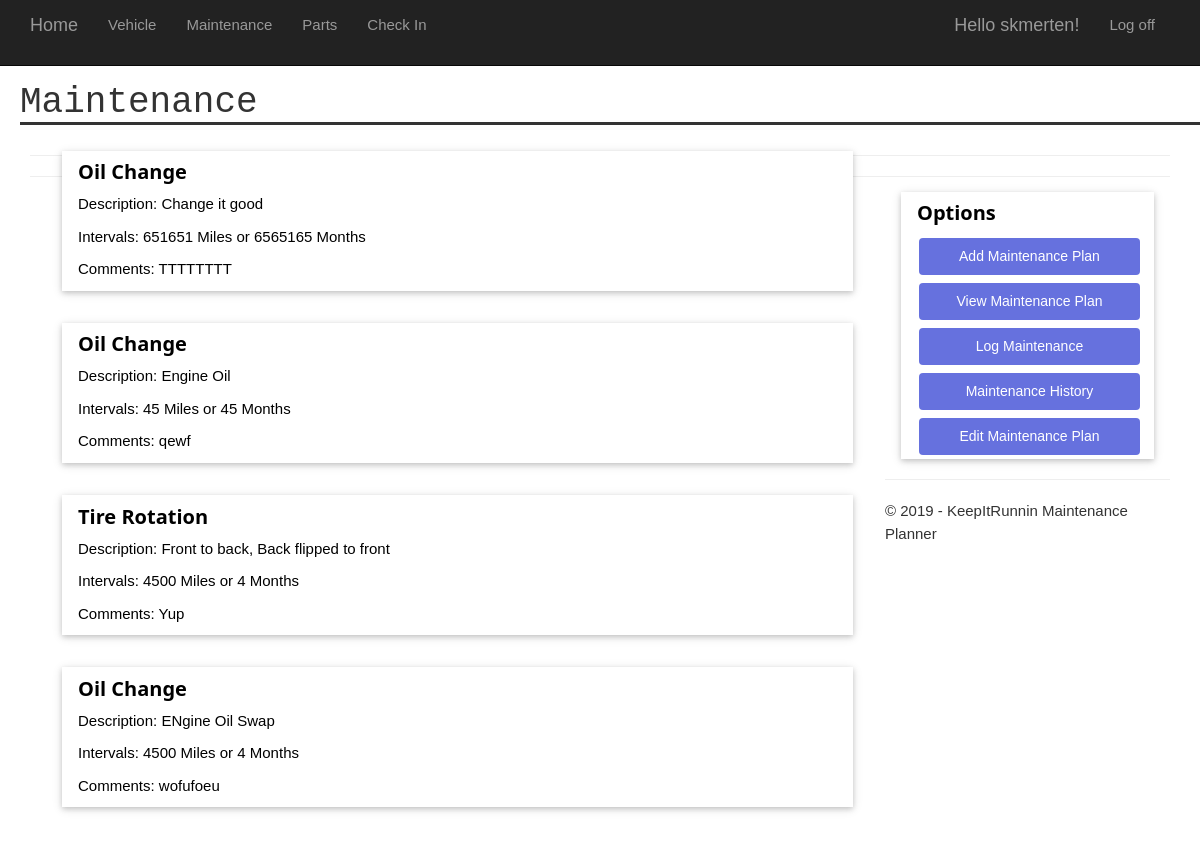
Before: /maintenance/ (signed in) with the older database file.
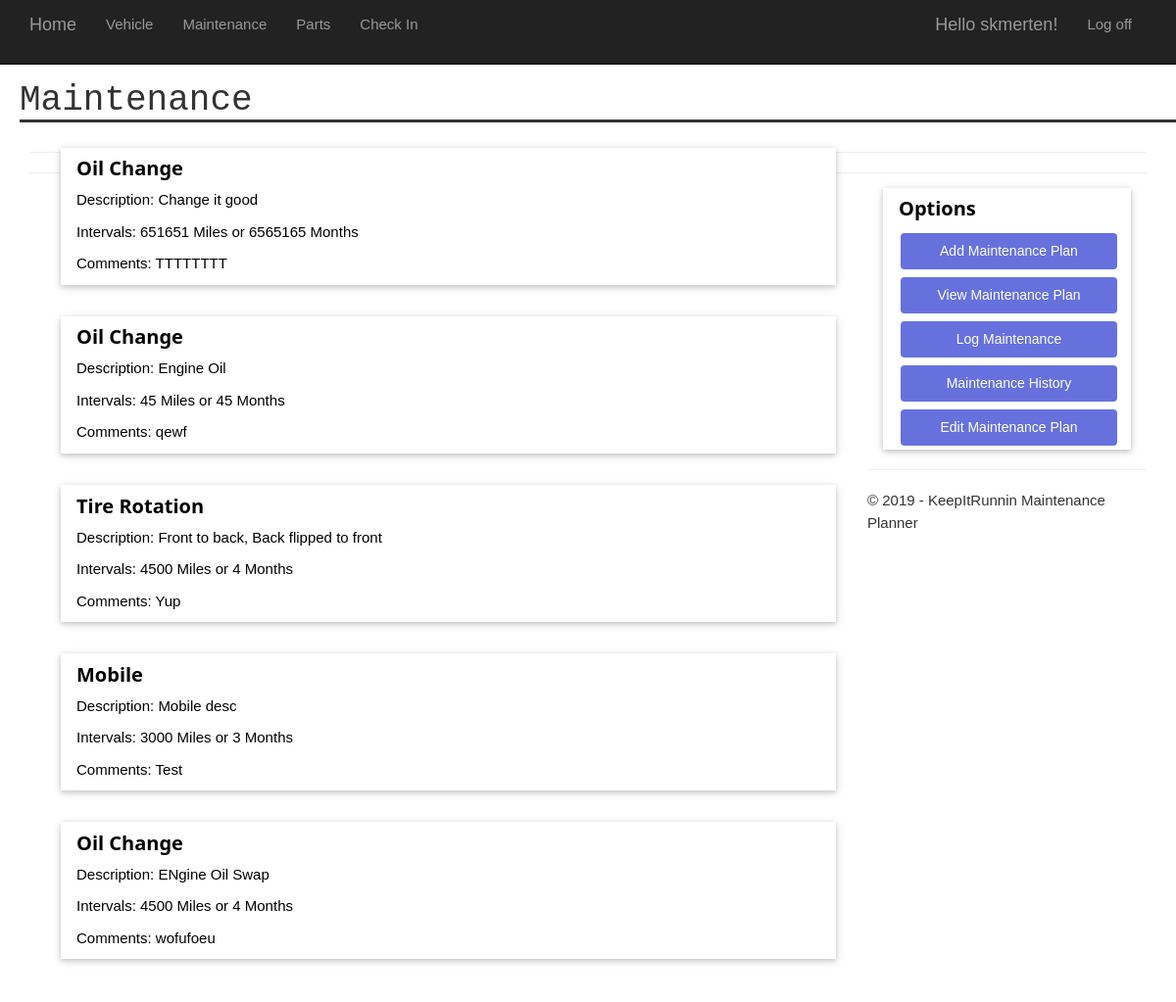
After: the same page with the newer database file.
### app/models.py (models this page shows, shortened)
class Maintenance(models.Model):
    vehicle = models.ForeignKey(Vehicle, on_delete=models.CASCADE)
    name = models.CharField(max_length=100)
    description = models.CharField(max_length=100,null=True)
    months = models.IntegerField(max_length=None)
    miles = models.IntegerField(max_length=None)
    materials = models.CharField(max_length=250,null=True)
    comments = models.CharField(max_length=250,null=True)

### app/views.py (the view)
# urls.py: path('maintenance/', app.views.maintenanceHome, name='maintenanceHome'),
@login_required(login_url='/login')
def maintenanceHome(request):
    maintenance = Maintenance.objects.filter(vehicle__user = request.user)
    maint_hist = Maintenance_History.objects.filter(maintenance__vehicle__user = request.user)
    assert isinstance(request, HttpRequest)
    return render(
        request,
        'app/maintenanceHome.html',
        {
            'title':'Maintenance',
            'year':datetime.now().year,
            'maintenance':maintenance,
            'maint_hist':maint_hist,
        }
    )

### app/templates/app/maintenanceHome.html (shortened to what this page needs)
{% extends "app/layout.html" %}
{% block content %}
<div class="w3-col l9">
{% if maintenance %}
    {% for maint in maintenance %}
        <div class="w3-container" >
            <div class="w3-card w3-margin w3-margin-top">
                <div class="w3-container w3-white">
                    <h4><b>{{maint.name}}</b></h4>
                    <p>Description: {{maint.description}}</p>
                    <p>Intervals: {{maint.miles}} Miles or {{maint.months}} Months</p>
                    <p>Comments: {{maint.comments}}</p>
                </div>
            </div>
        </div>
    {% endfor %}
{% endif %}
</div><hr>
<div class="w3-col l3">
    <div class="w3-card w3-margin w3-margin-top">
        <div class="w3-container w3-white">
            <h4><b>Options</b></h4>
            <a href='{% url 'addMaint' %}'><button class="button" type='button'>Add Maintenance Plan</button></a>
            <a href='{% url 'viewMaint' %}'><button class="button" type='button'>View Maintenance Plan</button></a>
            <a href='{% url 'logMaint' %}'><button class="button" type='button'>Log Maintenance</button></a>
            <a href='{% url 'viewMaintHist' %}'><button class="button" type='button'>Maintenance History</button></a>
            <a href='{% url 'chooseMaint' %}'><button class="button" type='button'>Edit Maintenance Plan</button></a>
        </div>
    </div><hr>
</div>
{% endblock %}

Changed rows visible on the page:
added Maintenance: name "Mobile", description "Mobile desc", miles "3000", months "3", comments "Test"
